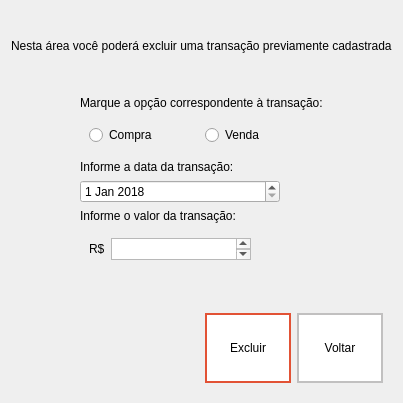
      <widget class="QWidget" name="deletion_page">
       <layout class="QGridLayout" name="gridLayout_5">
        <item row="0" column="0">
         <widget class="QLabel" name="page_title_3">
          <property name="minimumSize">
           <size>
            <width>0</width>
            <height>70</height>
           </size>
          </property>
          <property name="maximumSize">
           <size>
            <width>16777215</width>
            <height>80</height>
           </size>
          </property>
          <property name="text">
           <string>Nesta área você poderá excluir uma transação previamente cadastrada</string>
          </property>
         </widget>
        </item>
        <item row="3" column="0">
         <widget class="QWidget" name="horizontalWidget" native="true">
          <property name="maximumSize">
           <size>
            <width>16777215</width>
            <height>100</height>
           </size>
          </property>
          <layout class="QHBoxLayout" name="horizontalLayout_10">
           <item>
            <widget class="QLabel" name="spacer_8">
             <property name="text">
              <string/>
             </property>
            </widget>
           </item>
           <item>
            <widget class="QLabel" name="spacer_7">
             <property name="text">
              <string/>
             </property>
            </widget>
           </item>
           <item>
            <widget class="QPushButton" name="delete_button_3">
             <property name="minimumSize">
              <size>
               <width>0</width>
               <height>70</height>
              </size>
             </property>
             <property name="maximumSize">
              <size>
               <width>180</width>
               <height>70</height>
              </size>
             </property>
             <property name="styleSheet">
              <string notr="true">QPushButton {
	background-color: white;
	color: black;
	border: 2px solid #E25235;
}

QPushButton : hover : !pressed {
	background-color: #E25235;
	color: white;
	font-weight: bold;
}

QPushButton:pressed {
	background-color: #E25235;
	color: white;
	font-weight: bold;
}</string>
             </property>
             <property name="text">
              <string>Excluir</string>
             </property>
            </widget>
           </item>
           <item>
            <widget class="QPushButton" name="back_button_3">
             <property name="minimumSize">
              <size>
               <width>0</width>
               <height>70</height>
              </size>
             </property>
             <property name="maximumSize">
              <size>
               <width>180</width>
               <height>16777215</height>
              </size>
             </property>
             <property name="styleSheet">
              <string notr="true">QPushButton {
	background-color: white;
	color: black;
	border: 2px solid #C1C0C0;
}

QPushButton : hover : !pressed {
	background-color: #C1C0C0;
	color: white;
	font-weight: bold;
}

QPushButton:pressed {
	background-color: #C1C0C0;
	color: white;
	font-weight: bold;
}</string>
             </property>
             <property name="text">
              <string>Voltar</string>
             </property>
            </widget>
           </item>
          </layout>
         </widget>
        </item>
        <item row="1" column="0">
         <widget class="QWidget" name="gridWidget" native="true">
          <layout class="QGridLayout" name="gridLayout_13">
           <item row="6" column="0">
            <widget class="QLabel" name="label_4">
             <property name="maximumSize">
              <size>
               <width>16777215</width>
               <height>70</height>
              </size>
             </property>
             <property name="text">
              <string/>
             </property>
            </widget>
           </item>
           <item row="5" column="0">
            <widget class="QWidget" name="horizontalWidget" native="true">
             <property name="maximumSize">
              <size>
               <width>180</width>
               <height>40</height>
              </size>
             </property>
             <layout class="QHBoxLayout" name="horizontalLayout_12">
              <item>
               <widget class="QLabel" name="label_3">
                <property name="text">
                 <string>R$</string>
                </property>
               </widget>
              </item>
              <item>
               <widget class="QTextEdit" name="textEdit">
                <property name="maximumSize">
                 <size>
                  <width>150</width>
                  <height>35</height>
                 </size>
                </property>
               </widget>
              </item>
             </layout>
            </widget>
           </item>
           <item row="4" column="0">
            <widget class="QLabel" name="label_2">
             <property name="maximumSize">
              <size>
               <width>16777215</width>
               <height>70</height>
              </size>
             </property>
             <property name="text">
              <string>Informe o valor da transação:</string>
             </property>
            </widget>
           </item>
           <item row="3" column="0">
            <widget class="QDateEdit" name="dateEdit">
             <property name="maximumSize">
              <size>
               <width>200</width>
               <height>16777215</height>
              </size>
             </property>
             <property name="date">
              <date>
               <year>2018</year>
               <month>1</month>
               <day>1</day>
              </date>
             </property>
            </widget>
           </item>
           <item row="2" column="0">
            <widget class="QLabel" name="label">
             <property name="maximumSize">
              <size>
               <width>16777215</width>
               <height>70</height>
              </size>
             </property>
             <property name="text">
              <string>Informe a data da transação:</string>
             </property>
            </widget>
           </item>
           <item row="1" column="0">
            <widget class="QWidget" name="horizontalWidget" native="true">
             <property name="maximumSize">
              <size>
               <width>16777215</width>
               <height>70</height>
              </size>
             </property>
             <layout class="QHBoxLayout" name="horizontalLayout_11">
              <item>
               <widget class="QRadioButton" name="radioButton_2">
                <property name="text">
                 <string>Compra</string>
                </property>
               </widget>
              </item>
              <item>
               <widget class="QRadioButton" name="radioButton">
                <property name="text">
                 <string>Venda</string>
                </property>
               </widget>
              </item>
             </layout>
            </widget>
           </item>
           <item row="0" column="0">
            <widget class="QLabel" name="purchase_sale_label_2">
             <property name="maximumSize">
              <size>
               <width>16777215</width>
               <height>70</height>
              </size>
             </property>
             <property name="text">
              <string>Marque a opção correspondente à transação:</string>
             </property>
            </widget>
           </item>
          </layout>
         </widget>
        </item>
       </layout>
      </widget>
